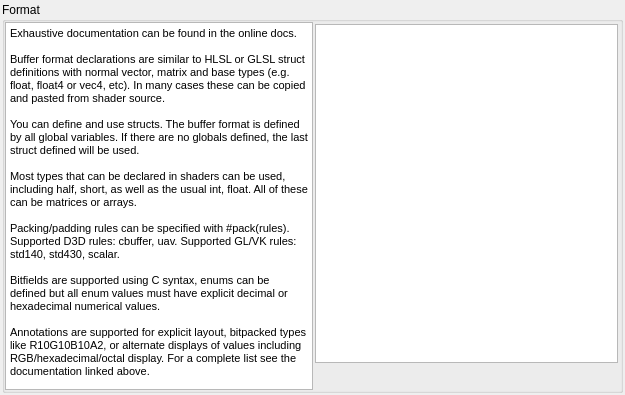
<?xml version="1.0" encoding="UTF-8"?>
<ui version="4.0">
 <class>BufferFormatSpecifier</class>
 <widget class="QWidget" name="BufferFormatSpecifier">
  <property name="geometry">
   <rect>
    <x>0</x>
    <y>0</y>
    <width>625</width>
    <height>395</height>
   </rect>
  </property>
  <property name="windowTitle">
   <string>Buffer Format</string>
  </property>
  <layout class="QGridLayout" name="gridLayout">
   <property name="leftMargin">
    <number>2</number>
   </property>
   <property name="topMargin">
    <number>2</number>
   </property>
   <property name="rightMargin">
    <number>2</number>
   </property>
   <property name="bottomMargin">
    <number>2</number>
   </property>
   <property name="horizontalSpacing">
    <number>0</number>
   </property>
   <item row="0" column="0" colspan="2">
    <widget class="QGroupBox" name="formatGroup">
     <property name="sizePolicy">
      <sizepolicy hsizetype="Expanding" vsizetype="Expanding">
       <horstretch>0</horstretch>
       <verstretch>0</verstretch>
      </sizepolicy>
     </property>
     <property name="title">
      <string>Format</string>
     </property>
     <layout class="QHBoxLayout" name="horizontalLayout_2">
      <property name="spacing">
       <number>0</number>
      </property>
      <property name="leftMargin">
       <number>0</number>
      </property>
      <property name="topMargin">
       <number>0</number>
      </property>
      <property name="rightMargin">
       <number>0</number>
      </property>
      <property name="bottomMargin">
       <number>0</number>
      </property>
      <item>
       <widget class="QTextBrowser" name="helpText">
        <property name="html">
         <string>&lt;!DOCTYPE HTML PUBLIC &quot;-//W3C//DTD HTML 4.0//EN&quot; &quot;http://www.w3.org/TR/REC-html40/strict.dtd&quot;&gt;
&lt;html&gt;&lt;head&gt;&lt;meta name=&quot;qrichtext&quot; content=&quot;1&quot; /&gt;&lt;style type=&quot;text/css&quot;&gt;
p, li { white-space: pre-wrap; }
&lt;/style&gt;&lt;/head&gt;&lt;body style=&quot; font-family:'MS Shell Dlg 2'; font-size:8.25pt; font-weight:400; font-style:normal;&quot;&gt;
&lt;p style=&quot; margin-top:0px; margin-bottom:0px; margin-left:0px; margin-right:0px; -qt-block-indent:0; text-indent:0px;&quot;&gt;&lt;span style=&quot; font-size:8pt;&quot;&gt;Exhaustive documentation can be found in the &lt;/span&gt;&lt;a href=&quot;https://www.sanqitech.internal/ style=&quot; font-size:8pt; text-decoration: underline; color:#0000ff;&quot;&gt;online docs&lt;/span&gt;&lt;/a&gt;&lt;span style=&quot; font-size:8pt;&quot;&gt;.&lt;/span&gt;&lt;/p&gt;
&lt;p style=&quot;-qt-paragraph-type:empty; margin-top:0px; margin-bottom:0px; margin-left:0px; margin-right:0px; -qt-block-indent:0; text-indent:0px; font-size:8pt;&quot;&gt;&lt;br /&gt;&lt;/p&gt;
&lt;p style=&quot; margin-top:0px; margin-bottom:0px; margin-left:0px; margin-right:0px; -qt-block-indent:0; text-indent:0px;&quot;&gt;&lt;span style=&quot; font-size:8pt;&quot;&gt;Buffer format declarations are similar to HLSL or GLSL struct definitions with normal vector, matrix and base types (e.g. &lt;/span&gt;&lt;span style=&quot; font-family:'Courier New'; font-size:8pt;&quot;&gt;float&lt;/span&gt;&lt;span style=&quot; font-size:8pt;&quot;&gt;, &lt;/span&gt;&lt;span style=&quot; font-family:'Courier New'; font-size:8pt;&quot;&gt;float4&lt;/span&gt;&lt;span style=&quot; font-size:8pt;&quot;&gt; or &lt;/span&gt;&lt;span style=&quot; font-family:'Courier New'; font-size:8pt;&quot;&gt;vec4&lt;/span&gt;&lt;span style=&quot; font-size:8pt;&quot;&gt;, etc). In many cases these can be copied and pasted from shader source.&lt;/span&gt;&lt;/p&gt;
&lt;p style=&quot;-qt-paragraph-type:empty; margin-top:0px; margin-bottom:0px; margin-left:0px; margin-right:0px; -qt-block-indent:0; text-indent:0px; font-size:8pt;&quot;&gt;&lt;br /&gt;&lt;/p&gt;
&lt;p style=&quot; margin-top:0px; margin-bottom:0px; margin-left:0px; margin-right:0px; -qt-block-indent:0; text-indent:0px;&quot;&gt;&lt;span style=&quot; font-size:8pt;&quot;&gt;You can define and use structs. The buffer format is defined by all global variables. If there are no globals defined, the last struct defined will be used.&lt;/span&gt;&lt;/p&gt;
&lt;p style=&quot;-qt-paragraph-type:empty; margin-top:0px; margin-bottom:0px; margin-left:0px; margin-right:0px; -qt-block-indent:0; text-indent:0px; font-size:8pt;&quot;&gt;&lt;br /&gt;&lt;/p&gt;
&lt;p style=&quot; margin-top:0px; margin-bottom:0px; margin-left:0px; margin-right:0px; -qt-block-indent:0; text-indent:0px;&quot;&gt;&lt;span style=&quot; font-size:8pt;&quot;&gt;Most types that can be declared in shaders can be used, including half, short, as well as the usual int, float. All of these can be matrices or arrays.&lt;/span&gt;&lt;/p&gt;
&lt;p style=&quot;-qt-paragraph-type:empty; margin-top:0px; margin-bottom:0px; margin-left:0px; margin-right:0px; -qt-block-indent:0; text-indent:0px; font-size:8pt;&quot;&gt;&lt;br /&gt;&lt;/p&gt;
&lt;p style=&quot; margin-top:0px; margin-bottom:0px; margin-left:0px; margin-right:0px; -qt-block-indent:0; text-indent:0px;&quot;&gt;&lt;span style=&quot; font-size:8pt;&quot;&gt;Packing/padding rules can be specified with &lt;/span&gt;&lt;span style=&quot; font-family:'Courier New'; font-size:8pt;&quot;&gt;#pack(rules)&lt;/span&gt;&lt;span style=&quot; font-size:8pt;&quot;&gt;. Supported D3D rules: &lt;/span&gt;&lt;span style=&quot; font-family:'Courier New'; font-size:8pt;&quot;&gt;cbuffer&lt;/span&gt;&lt;span style=&quot; font-size:8pt;&quot;&gt;, &lt;/span&gt;&lt;span style=&quot; font-family:'Courier New'; font-size:8pt;&quot;&gt;uav&lt;/span&gt;&lt;span style=&quot; font-size:8pt;&quot;&gt;. Supported GL/VK rules: &lt;/span&gt;&lt;span style=&quot; font-family:'Courier New'; font-size:8pt;&quot;&gt;std140&lt;/span&gt;&lt;span style=&quot; font-size:8pt;&quot;&gt;, &lt;/span&gt;&lt;span style=&quot; font-family:'Courier New'; font-size:8pt;&quot;&gt;std430&lt;/span&gt;&lt;span style=&quot; font-size:8pt;&quot;&gt;, &lt;/span&gt;&lt;span style=&quot; font-family:'Courier New'; font-size:8pt;&quot;&gt;scalar&lt;/span&gt;&lt;span style=&quot; font-size:8pt;&quot;&gt;.&lt;/span&gt;&lt;/p&gt;
&lt;p style=&quot;-qt-paragraph-type:empty; margin-top:0px; margin-bottom:0px; margin-left:0px; margin-right:0px; -qt-block-indent:0; text-indent:0px; font-size:8pt;&quot;&gt;&lt;br /&gt;&lt;/p&gt;
&lt;p style=&quot; margin-top:0px; margin-bottom:0px; margin-left:0px; margin-right:0px; -qt-block-indent:0; text-indent:0px;&quot;&gt;&lt;span style=&quot; font-size:8pt;&quot;&gt;Bitfields are supported using C syntax, enums can be defined but all enum values must have explicit decimal or hexadecimal numerical values.&lt;/span&gt;&lt;/p&gt;
&lt;p style=&quot;-qt-paragraph-type:empty; margin-top:0px; margin-bottom:0px; margin-left:0px; margin-right:0px; -qt-block-indent:0; text-indent:0px; font-size:8pt;&quot;&gt;&lt;br /&gt;&lt;/p&gt;
&lt;p style=&quot; margin-top:0px; margin-bottom:0px; margin-left:0px; margin-right:0px; -qt-block-indent:0; text-indent:0px;&quot;&gt;&lt;span style=&quot; font-size:8pt;&quot;&gt;Annotations are supported for explicit layout, bitpacked types like R10G10B10A2, or alternate displays of values including RGB/hexadecimal/octal display. For a complete list see &lt;/span&gt;&lt;a href=&quot;https://www.sanqitech.internal/ style=&quot; font-size:8pt; text-decoration: underline; color:#0000ff;&quot;&gt;the documentation linked above&lt;/span&gt;&lt;/a&gt;&lt;span style=&quot; font-size:8pt;&quot;&gt;.&lt;/span&gt;&lt;/p&gt;&lt;/body&gt;&lt;/html&gt;</string>
        </property>
        <property name="textInteractionFlags">
         <set>Qt::TextSelectableByKeyboard|Qt::TextSelectableByMouse|Qt::LinksAccessibleByMouse|Qt::LinksAccessibleByKeyboard</set>
        </property>
        <property name="openExternalLinks">
         <bool>true</bool>
        </property>
       </widget>
      </item>
      <item>
       <widget class="QWidget" name="savedContainer" native="true">
        <layout class="QVBoxLayout" name="verticalLayout">
         <property name="spacing">
          <number>2</number>
         </property>
         <property name="leftMargin">
          <number>2</number>
         </property>
         <property name="topMargin">
          <number>2</number>
         </property>
         <property name="rightMargin">
          <number>2</number>
         </property>
         <property name="bottomMargin">
          <number>2</number>
         </property>
         <item>
          <widget class="RDTreeWidget" name="savedList">
           <property name="horizontalScrollBarPolicy">
            <enum>Qt::ScrollBarAlwaysOff</enum>
           </property>
           <property name="sizeAdjustPolicy">
            <enum>QAbstractScrollArea::AdjustIgnored</enum>
           </property>
           <property name="editTriggers">
            <set>QAbstractItemView::AnyKeyPressed|QAbstractItemView::DoubleClicked|QAbstractItemView::EditKeyPressed|QAbstractItemView::SelectedClicked</set>
           </property>
           <property name="showDropIndicator" stdset="0">
            <bool>false</bool>
           </property>
           <property name="selectionMode">
            <enum>QAbstractItemView::SingleSelection</enum>
           </property>
           <property name="selectionBehavior">
            <enum>QAbstractItemView::SelectRows</enum>
           </property>
           <property name="indentation">
            <number>0</number>
           </property>
           <property name="rootIsDecorated">
            <bool>false</bool>
           </property>
           <property name="itemsExpandable">
            <bool>false</bool>
           </property>
          </widget>
         </item>
         <item>
          <layout class="QHBoxLayout" name="horizontalLayout_3">
           <property name="spacing">
            <number>2</number>
           </property>
           <property name="topMargin">
            <number>0</number>
           </property>
           <item>
            <widget class="QToolButton" name="showHelp">
             <property name="toolTip">
              <string>Show buffer definition help</string>
             </property>
             <property name="icon">
              <iconset resource="../Resources/resources.qrc">
               <normaloff>:/help.png</normaloff>:/help.png</iconset>
             </property>
             <property name="checkable">
              <bool>true</bool>
             </property>
             <property name="autoRaise">
              <bool>true</bool>
             </property>
            </widget>
           </item>
           <item>
            <spacer name="horizontalSpacer_2">
             <property name="orientation">
              <enum>Qt::Horizontal</enum>
             </property>
             <property name="sizeType">
              <enum>QSizePolicy::Expanding</enum>
             </property>
             <property name="sizeHint" stdset="0">
              <size>
               <width>0</width>
               <height>0</height>
              </size>
             </property>
            </spacer>
           </item>
           <item>
            <widget class="QToolButton" name="delDef">
             <property name="toolTip">
              <string>Delete selected structure definition</string>
             </property>
             <property name="icon">
              <iconset resource="../Resources/resources.qrc">
               <normaloff>:/del.png</normaloff>:/del.png</iconset>
             </property>
             <property name="autoRaise">
              <bool>true</bool>
             </property>
            </widget>
           </item>
           <item>
            <widget class="QToolButton" name="saveDef">
             <property name="toolTip">
              <string>Update selected with current structure definition</string>
             </property>
             <property name="icon">
              <iconset resource="../Resources/resources.qrc">
               <normaloff>:/save.png</normaloff>:/save.png</iconset>
             </property>
             <property name="autoRaise">
              <bool>true</bool>
             </property>
            </widget>
           </item>
           <item>
            <widget class="QToolButton" name="loadDef">
             <property name="toolTip">
              <string>Load selected structure definition</string>
             </property>
             <property name="icon">
              <iconset resource="../Resources/resources.qrc">
               <normaloff>:/action_hover.png</normaloff>:/action_hover.png</iconset>
             </property>
             <property name="autoRaise">
              <bool>true</bool>
             </property>
            </widget>
           </item>
          </layout>
         </item>
        </layout>
       </widget>
      </item>
     </layout>
    </widget>
   </item>
  </layout>
 </widget>
 <customwidgets>
  <customwidget>
   <class>RDTreeWidget</class>
   <extends>QTreeView</extends>
   <header>Widgets/Extended/RDTreeWidget.h</header>
  </customwidget>
 </customwidgets>
 <resources>
  <include location="../Resources/resources.qrc"/>
 </resources>
 <connections/>
</ui>
